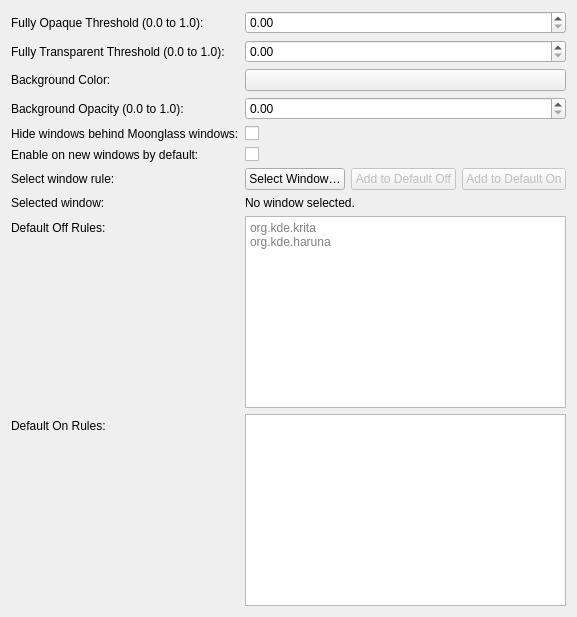
<?xml version="1.0" encoding="UTF-8"?>
<ui version="4.0">
 <class>MoonglassConfig</class>
 <widget class="QWidget" name="MoonglassConfig">
  <layout class="QFormLayout" name="formLayout">
   <item row="0" column="0">
    <widget class="QLabel" name="label">
     <property name="text">
       <string>Fully Opaque Threshold (0.0 to 1.0):</string>
     </property>
    </widget>
   </item>
   <item row="0" column="1">
     <widget class="QDoubleSpinBox" name="kcfg_OpaqueThreshold">
     <property name="singleStep">
      <double>0.05</double>
     </property>
     <property name="maximum">
      <double>1.0</double>
     </property>
    </widget>
   </item>
   <item row="1" column="0">
    <widget class="QLabel" name="label_2">
     <property name="text">
       <string>Fully Transparent Threshold (0.0 to 1.0):</string>
     </property>
    </widget>
   </item>
   <item row="1" column="1">
     <widget class="QDoubleSpinBox" name="kcfg_TransparentThreshold">
     <property name="singleStep">
      <double>0.05</double>
     </property>
     <property name="maximum">
      <double>1.0</double>
     </property>
    </widget>
   </item>
   <item row="2" column="0">
    <widget class="QLabel" name="label_3">
     <property name="text">
      <string>Background Color:</string>
     </property>
    </widget>
   </item>
   <item row="2" column="1">
    <widget class="KColorButton" name="kcfg_BackgroundColor">
    </widget>
   </item>
   <item row="3" column="0">
    <widget class="QLabel" name="label_4">
      <property name="text">
       <string>Background Opacity (0.0 to 1.0):</string>
      </property>
    </widget>
   </item>
    <item row="3" column="1">
      <widget class="QDoubleSpinBox" name="kcfg_BackgroundOpacity">
      <property name="singleStep">
      <double>0.05</double>
     </property>
     <property name="maximum">
      <double>1.0</double>
     </property>
     </widget>
    </item>
    <item row="4" column="0">
     <widget class="QLabel" name="label_5">
      <property name="text">
       <string>Hide windows behind Moonglass windows:</string>
      </property>
     </widget>
    </item>
    <item row="4" column="1">
     <widget class="QCheckBox" name="kcfg_ClipOverlaps">
      <property name="toolTip">
       <string>When enabled, lower windows are not painted underneath higher Moonglass windows, so transparent areas show the desktop/window stack behind the group instead.</string>
      </property>
     </widget>
    </item>
    <item row="5" column="0">
     <widget class="QLabel" name="label_6">
      <property name="text">
       <string>Enable on new windows by default:</string>
      </property>
     </widget>
    </item>
     <item row="5" column="1">
      <widget class="QCheckBox" name="kcfg_ApplyToNewWindows">
       <property name="toolTip">
        <string>When enabled, newly opened app windows automatically start with Moonglass applied. Existing windows keep their current state.</string>
       </property>
      </widget>
     </item>
     <item row="6" column="0">
      <widget class="QLabel" name="label_7">
       <property name="text">
        <string>Select window rule:</string>
       </property>
      </widget>
     </item>
     <item row="6" column="1">
      <layout class="QHBoxLayout" name="selectWindowLayout">
       <item>
        <widget class="QPushButton" name="selectWindowButton">
         <property name="text">
          <string>Select Window…</string>
         </property>
         <property name="toolTip">
          <string>Click, then choose a window to detect the best matching rule.</string>
         </property>
        </widget>
       </item>
       <item>
        <widget class="QPushButton" name="addSelectedToDefaultOffButton">
         <property name="enabled">
          <bool>false</bool>
         </property>
         <property name="text">
          <string>Add to Default Off</string>
         </property>
        </widget>
       </item>
       <item>
        <widget class="QPushButton" name="addSelectedToDefaultOnButton">
         <property name="enabled">
          <bool>false</bool>
         </property>
         <property name="text">
          <string>Add to Default On</string>
         </property>
        </widget>
       </item>
      </layout>
     </item>
     <item row="7" column="0">
      <widget class="QLabel" name="label_8">
       <property name="text">
        <string>Selected window:</string>
       </property>
      </widget>
     </item>
     <item row="7" column="1">
      <widget class="QLabel" name="selectedWindowInfoLabel">
       <property name="text">
        <string>No window selected.</string>
       </property>
       <property name="wordWrap">
        <bool>true</bool>
       </property>
      </widget>
     </item>
     <item row="8" column="0">
      <widget class="QLabel" name="label_9">
       <property name="text">
        <string>Default Off Rules:</string>
       </property>
      </widget>
     </item>
     <item row="8" column="1">
      <widget class="QTextEdit" name="defaultOffRulesText">
       <property name="toolTip">
        <string>One rule per line. Matching new windows start without Moonglass, but Meta+Z can still toggle them later.</string>
       </property>
       <property name="acceptRichText">
        <bool>false</bool>
       </property>
       <property name="placeholderText">
        <string>org.kde.krita
org.kde.haruna</string>
       </property>
      </widget>
     </item>
     <item row="9" column="0">
      <widget class="QLabel" name="label_10">
       <property name="text">
        <string>Default On Rules:</string>
       </property>
      </widget>
     </item>
     <item row="9" column="1">
      <widget class="QTextEdit" name="defaultOnRulesText">
       <property name="toolTip">
        <string>One rule per line. Matching new windows start with Moonglass even when the global new-window default is off.</string>
       </property>
       <property name="acceptRichText">
        <bool>false</bool>
       </property>
      </widget>
     </item>
    </layout>
   </widget>
 <customwidgets>
  <customwidget>
   <class>KColorButton</class>
   <extends>QPushButton</extends>
   <header>kcolorbutton.h</header>
  </customwidget>
 </customwidgets>
 <resources/>
 <connections/>
</ui>
